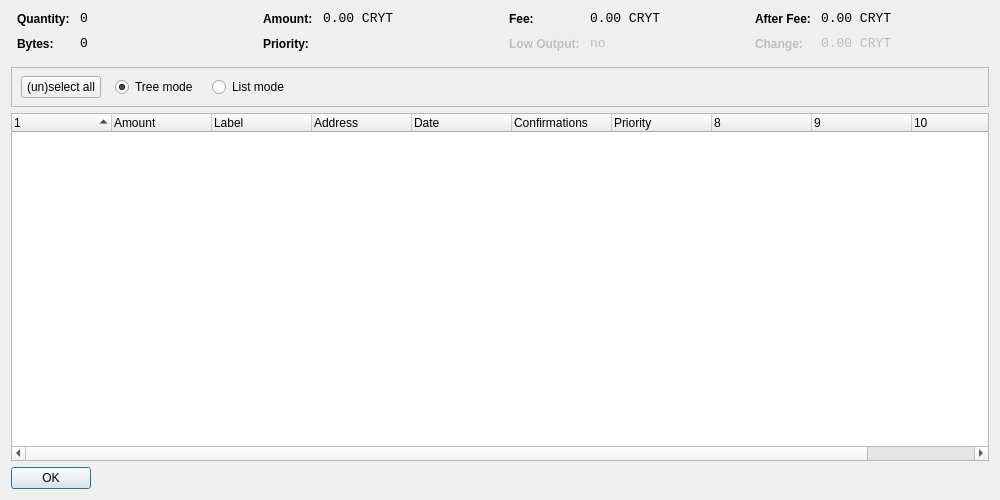
<?xml version="1.0" encoding="UTF-8"?>
<ui version="4.0">
 <class>CoinControlDialog</class>
 <widget class="QDialog" name="CoinControlDialog">
  <property name="geometry">
   <rect>
    <x>0</x>
    <y>0</y>
    <width>1000</width>
    <height>500</height>
   </rect>
  </property>
  <property name="windowTitle">
   <string>Coin Control</string>
  </property>
  <layout class="QVBoxLayout" name="verticalLayout">
   <item>
    <layout class="QHBoxLayout" name="horizontalLayoutTop" stretch="0,0,0,0">
     <property name="topMargin">
      <number>0</number>
     </property>
     <property name="bottomMargin">
      <number>10</number>
     </property>
     <item>
      <layout class="QFormLayout" name="formLayoutCoinControl1">
       <property name="horizontalSpacing">
        <number>10</number>
       </property>
       <property name="verticalSpacing">
        <number>10</number>
       </property>
       <property name="leftMargin">
        <number>6</number>
       </property>
       <property name="rightMargin">
        <number>6</number>
       </property>
       <item row="0" column="0">
        <widget class="QLabel" name="labelCoinControlQuantityText">
         <property name="styleSheet">
          <string notr="true">font-weight:bold;</string>
         </property>
         <property name="text">
          <string>Quantity:</string>
         </property>
        </widget>
       </item>
       <item row="0" column="1">
        <widget class="QLabel" name="labelCoinControlQuantity">
         <property name="font">
          <font>
           <family>Monospace</family>
           <pointsize>10</pointsize>
          </font>
         </property>
         <property name="cursor">
          <cursorShape>IBeamCursor</cursorShape>
         </property>
         <property name="contextMenuPolicy">
          <enum>Qt::ActionsContextMenu</enum>
         </property>
         <property name="text">
          <string notr="true">0</string>
         </property>
         <property name="textInteractionFlags">
          <set>Qt::LinksAccessibleByMouse|Qt::TextSelectableByKeyboard|Qt::TextSelectableByMouse</set>
         </property>
        </widget>
       </item>
       <item row="1" column="0">
        <widget class="QLabel" name="labelCoinControlBytesText">
         <property name="styleSheet">
          <string notr="true">font-weight:bold;</string>
         </property>
         <property name="text">
          <string>Bytes:</string>
         </property>
        </widget>
       </item>
       <item row="1" column="1">
        <widget class="QLabel" name="labelCoinControlBytes">
         <property name="font">
          <font>
           <family>Monospace</family>
           <pointsize>10</pointsize>
          </font>
         </property>
         <property name="cursor">
          <cursorShape>IBeamCursor</cursorShape>
         </property>
         <property name="contextMenuPolicy">
          <enum>Qt::ActionsContextMenu</enum>
         </property>
         <property name="text">
          <string notr="true">0</string>
         </property>
         <property name="textInteractionFlags">
          <set>Qt::LinksAccessibleByMouse|Qt::TextSelectableByKeyboard|Qt::TextSelectableByMouse</set>
         </property>
        </widget>
       </item>
      </layout>
     </item>
     <item>
      <layout class="QFormLayout" name="formLayoutCoinControl2">
       <property name="horizontalSpacing">
        <number>10</number>
       </property>
       <property name="verticalSpacing">
        <number>10</number>
       </property>
       <property name="leftMargin">
        <number>6</number>
       </property>
       <property name="rightMargin">
        <number>6</number>
       </property>
       <item row="0" column="0">
        <widget class="QLabel" name="labelCoinControlAmountText">
         <property name="styleSheet">
          <string notr="true">font-weight:bold;</string>
         </property>
         <property name="text">
          <string>Amount:</string>
         </property>
        </widget>
       </item>
       <item row="0" column="1">
        <widget class="QLabel" name="labelCoinControlAmount">
         <property name="font">
          <font>
           <family>Monospace</family>
           <pointsize>10</pointsize>
          </font>
         </property>
         <property name="cursor">
          <cursorShape>IBeamCursor</cursorShape>
         </property>
         <property name="contextMenuPolicy">
          <enum>Qt::ActionsContextMenu</enum>
         </property>
         <property name="text">
          <string notr="true">0.00 CRYT</string>
         </property>
         <property name="textInteractionFlags">
          <set>Qt::LinksAccessibleByMouse|Qt::TextSelectableByKeyboard|Qt::TextSelectableByMouse</set>
         </property>
        </widget>
       </item>
       <item row="1" column="0">
        <widget class="QLabel" name="labelCoinControlPriorityText">
         <property name="styleSheet">
          <string notr="true">font-weight:bold;</string>
         </property>
         <property name="text">
          <string>Priority:</string>
         </property>
        </widget>
       </item>
       <item row="1" column="1">
        <widget class="QLabel" name="labelCoinControlPriority">
         <property name="font">
          <font>
           <family>Monospace</family>
           <pointsize>10</pointsize>
          </font>
         </property>
         <property name="cursor">
          <cursorShape>IBeamCursor</cursorShape>
         </property>
         <property name="contextMenuPolicy">
          <enum>Qt::ActionsContextMenu</enum>
         </property>
         <property name="text">
          <string/>
         </property>
         <property name="textInteractionFlags">
          <set>Qt::LinksAccessibleByMouse|Qt::TextSelectableByKeyboard|Qt::TextSelectableByMouse</set>
         </property>
        </widget>
       </item>
      </layout>
     </item>
     <item>
      <layout class="QFormLayout" name="formLayoutCoinControl3">
       <property name="horizontalSpacing">
        <number>10</number>
       </property>
       <property name="verticalSpacing">
        <number>10</number>
       </property>
       <property name="leftMargin">
        <number>6</number>
       </property>
       <property name="rightMargin">
        <number>6</number>
       </property>
       <item row="0" column="0">
        <widget class="QLabel" name="labelCoinControlFeeText">
         <property name="styleSheet">
          <string notr="true">font-weight:bold;</string>
         </property>
         <property name="text">
          <string>Fee:</string>
         </property>
        </widget>
       </item>
       <item row="0" column="1">
        <widget class="QLabel" name="labelCoinControlFee">
         <property name="font">
          <font>
           <family>Monospace</family>
           <pointsize>10</pointsize>
          </font>
         </property>
         <property name="cursor">
          <cursorShape>IBeamCursor</cursorShape>
         </property>
         <property name="contextMenuPolicy">
          <enum>Qt::ActionsContextMenu</enum>
         </property>
         <property name="text">
          <string notr="true">0.00 CRYT</string>
         </property>
         <property name="textInteractionFlags">
          <set>Qt::LinksAccessibleByMouse|Qt::TextSelectableByKeyboard|Qt::TextSelectableByMouse</set>
         </property>
        </widget>
       </item>
       <item row="1" column="0">
        <widget class="QLabel" name="labelCoinControlLowOutputText">
         <property name="enabled">
          <bool>false</bool>
         </property>
         <property name="styleSheet">
          <string notr="true">font-weight:bold;</string>
         </property>
         <property name="text">
          <string>Low Output:</string>
         </property>
        </widget>
       </item>
       <item row="1" column="1">
        <widget class="QLabel" name="labelCoinControlLowOutput">
         <property name="enabled">
          <bool>false</bool>
         </property>
         <property name="font">
          <font>
           <family>Monospace</family>
           <pointsize>10</pointsize>
          </font>
         </property>
         <property name="cursor">
          <cursorShape>IBeamCursor</cursorShape>
         </property>
         <property name="contextMenuPolicy">
          <enum>Qt::ActionsContextMenu</enum>
         </property>
         <property name="text">
          <string notr="true">no</string>
         </property>
         <property name="textInteractionFlags">
          <set>Qt::LinksAccessibleByMouse|Qt::TextSelectableByKeyboard|Qt::TextSelectableByMouse</set>
         </property>
        </widget>
       </item>
      </layout>
     </item>
     <item>
      <layout class="QFormLayout" name="formLayoutCoinControl4">
       <property name="horizontalSpacing">
        <number>10</number>
       </property>
       <property name="verticalSpacing">
        <number>10</number>
       </property>
       <property name="leftMargin">
        <number>6</number>
       </property>
       <property name="rightMargin">
        <number>6</number>
       </property>
       <item row="0" column="0">
        <widget class="QLabel" name="labelCoinControlAfterFeeText">
         <property name="styleSheet">
          <string notr="true">font-weight:bold;</string>
         </property>
         <property name="text">
          <string>After Fee:</string>
         </property>
        </widget>
       </item>
       <item row="0" column="1">
        <widget class="QLabel" name="labelCoinControlAfterFee">
         <property name="font">
          <font>
           <family>Monospace</family>
           <pointsize>10</pointsize>
          </font>
         </property>
         <property name="cursor">
          <cursorShape>IBeamCursor</cursorShape>
         </property>
         <property name="contextMenuPolicy">
          <enum>Qt::ActionsContextMenu</enum>
         </property>
         <property name="text">
          <string notr="true">0.00 CRYT</string>
         </property>
         <property name="textInteractionFlags">
          <set>Qt::LinksAccessibleByMouse|Qt::TextSelectableByKeyboard|Qt::TextSelectableByMouse</set>
         </property>
        </widget>
       </item>
       <item row="1" column="0">
        <widget class="QLabel" name="labelCoinControlChangeText">
         <property name="enabled">
          <bool>false</bool>
         </property>
         <property name="styleSheet">
          <string notr="true">font-weight:bold;</string>
         </property>
         <property name="text">
          <string>Change:</string>
         </property>
        </widget>
       </item>
       <item row="1" column="1">
        <widget class="QLabel" name="labelCoinControlChange">
         <property name="enabled">
          <bool>false</bool>
         </property>
         <property name="font">
          <font>
           <family>Monospace</family>
           <pointsize>10</pointsize>
          </font>
         </property>
         <property name="cursor">
          <cursorShape>IBeamCursor</cursorShape>
         </property>
         <property name="contextMenuPolicy">
          <enum>Qt::ActionsContextMenu</enum>
         </property>
         <property name="text">
          <string notr="true">0.00 CRYT</string>
         </property>
         <property name="textInteractionFlags">
          <set>Qt::LinksAccessibleByMouse|Qt::TextSelectableByKeyboard|Qt::TextSelectableByMouse</set>
         </property>
        </widget>
       </item>
      </layout>
     </item>
    </layout>
   </item>
   <item>
    <widget class="QFrame" name="frame">
     <property name="minimumSize">
      <size>
       <width>0</width>
       <height>40</height>
      </size>
     </property>
     <property name="frameShape">
      <enum>QFrame::StyledPanel</enum>
     </property>
     <property name="frameShadow">
      <enum>QFrame::Sunken</enum>
     </property>
     <widget class="QWidget" name="horizontalLayoutWidget">
      <property name="geometry">
       <rect>
        <x>10</x>
        <y>0</y>
        <width>781</width>
        <height>41</height>
       </rect>
      </property>
      <layout class="QHBoxLayout" name="horizontalLayoutPanel" stretch="0,0,0,0,0">
       <property name="spacing">
        <number>14</number>
       </property>
       <item>
        <widget class="QPushButton" name="pushButtonSelectAll">
         <property name="sizePolicy">
          <sizepolicy hsizetype="Maximum" vsizetype="Fixed">
           <horstretch>0</horstretch>
           <verstretch>0</verstretch>
          </sizepolicy>
         </property>
         <property name="text">
          <string>(un)select all</string>
         </property>
        </widget>
       </item>
       <item>
        <widget class="QRadioButton" name="radioTreeMode">
         <property name="sizePolicy">
          <sizepolicy hsizetype="Maximum" vsizetype="Fixed">
           <horstretch>0</horstretch>
           <verstretch>0</verstretch>
          </sizepolicy>
         </property>
         <property name="text">
          <string>Tree mode</string>
         </property>
         <property name="checked">
          <bool>true</bool>
         </property>
        </widget>
       </item>
       <item>
        <widget class="QRadioButton" name="radioListMode">
         <property name="sizePolicy">
          <sizepolicy hsizetype="Maximum" vsizetype="Fixed">
           <horstretch>0</horstretch>
           <verstretch>0</verstretch>
          </sizepolicy>
         </property>
         <property name="text">
          <string>List mode</string>
         </property>
        </widget>
       </item>
       <item>
        <spacer name="horizontalSpacer">
         <property name="orientation">
          <enum>Qt::Horizontal</enum>
         </property>
         <property name="sizeHint" stdset="0">
          <size>
           <width>40</width>
           <height>20</height>
          </size>
         </property>
        </spacer>
       </item>
      </layout>
     </widget>
    </widget>
   </item>
   <item>
    <widget class="CoinControlTreeWidget" name="treeWidget">
     <property name="contextMenuPolicy">
      <enum>Qt::CustomContextMenu</enum>
     </property>
     <property name="sortingEnabled">
      <bool>false</bool>
     </property>
     <property name="columnCount">
      <number>11</number>
     </property>
     <attribute name="headerShowSortIndicator" stdset="0">
      <bool>true</bool>
     </attribute>
     <attribute name="headerStretchLastSection">
      <bool>false</bool>
     </attribute>
     <column>
      <property name="text">
       <string/>
      </property>
     </column>
     <column>
      <property name="text">
       <string>Amount</string>
      </property>
     </column>
     <column>
      <property name="text">
       <string>Label</string>
      </property>
     </column>
     <column>
      <property name="text">
       <string>Address</string>
      </property>
     </column>
     <column>
      <property name="text">
       <string>Date</string>
      </property>
     </column>
     <column>
      <property name="text">
       <string>Confirmations</string>
      </property>
      <property name="toolTip">
       <string>Confirmed</string>
      </property>
     </column>
     <column>
      <property name="text">
       <string>Priority</string>
      </property>
     </column>
     <column>
      <property name="text">
       <string/>
      </property>
     </column>
     <column>
      <property name="text">
       <string/>
      </property>
     </column>
     <column>
      <property name="text">
       <string/>
      </property>
     </column>
     <column>
      <property name="text">
       <string/>
      </property>
     </column>
    </widget>
   </item>
   <item>
    <widget class="QDialogButtonBox" name="buttonBox">
     <property name="sizePolicy">
      <sizepolicy hsizetype="Maximum" vsizetype="Fixed">
       <horstretch>0</horstretch>
       <verstretch>0</verstretch>
      </sizepolicy>
     </property>
     <property name="orientation">
      <enum>Qt::Horizontal</enum>
     </property>
     <property name="standardButtons">
      <set>QDialogButtonBox::Ok</set>
     </property>
    </widget>
   </item>
  </layout>
 </widget>
 <customwidgets>
  <customwidget>
   <class>CoinControlTreeWidget</class>
   <extends>QTreeWidget</extends>
   <header>coincontroltreewidget.h</header>
  </customwidget>
 </customwidgets>
 <resources/>
 <connections/>
</ui>
